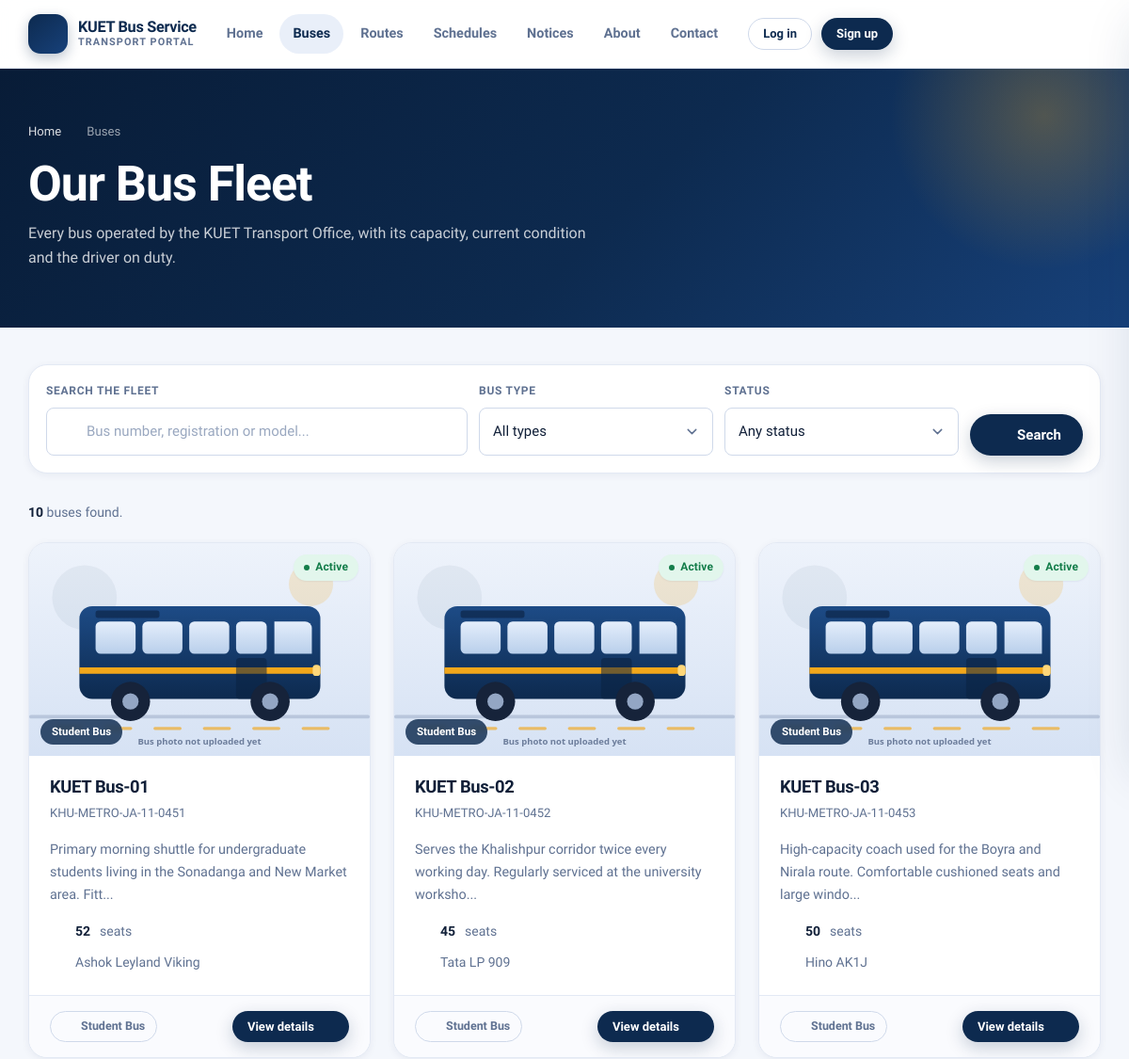
The page /buses.php (upper part) on the database as committed earlier.
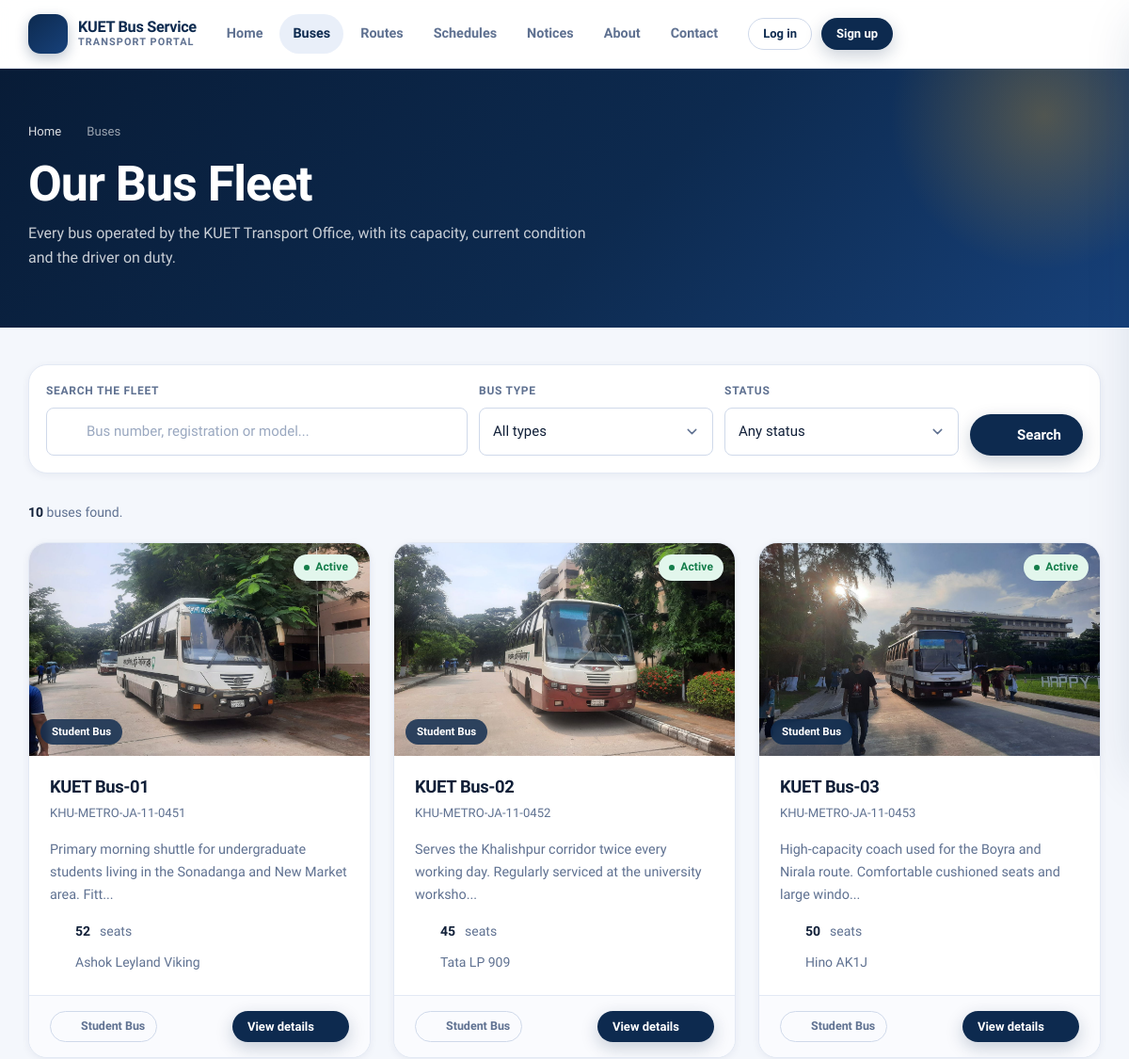
The same page on the database as committed later.
### tables this page shows
CREATE TABLE `buses` (
    `id`             INT UNSIGNED NOT NULL AUTO_INCREMENT,
    `bus_name`       VARCHAR(80)  NOT NULL,        
    `reg_number`     VARCHAR(40)  NOT NULL,        
    `model`          VARCHAR(80)      NULL,
    `capacity`       SMALLINT UNSIGNED NOT NULL DEFAULT 40,
    `bus_type`       ENUM('Regular','Student Bus','Faculty Bus (AC)','Faculty Bus (Non AC)')
                     NOT NULL DEFAULT 'Regular',
    `status`         ENUM('Active','Maintenance','Inactive') NOT NULL DEFAULT 'Active',
    `driver_name`    VARCHAR(80)      NULL,
    `driver_contact` VARCHAR(20)      NULL,
    `description`    TEXT             NULL,
    `image`          VARCHAR(255)     NULL,        
    `created_at`     TIMESTAMP    NOT NULL DEFAULT CURRENT_TIMESTAMP,
    `updated_at`     TIMESTAMP    NOT NULL DEFAULT CURRENT_TIMESTAMP ON UPDATE CURRENT_TIMESTAMP,
    PRIMARY KEY (`id`),
    UNIQUE KEY `uq_buses_reg` (`reg_number`),
    KEY `idx_buses_status` (`status`),
    KEY `idx_buses_type` (`bus_type`)
);

### includes/auth.php (called while the page is built, shortened)
<?php
function isLoggedIn(): bool
{
    return !empty($_SESSION['user_id']);
}
function currentUser(): ?array
{
    if (!isLoggedIn()) {
        return null;
    }
    $user = fetchOne(
        'SELECT id, full_name, email, student_id, department, phone, role FROM users WHERE id = ?',
        [(int) $_SESSION['user_id']]
    );
    return $user;
}

### config/database.php (called while the page is built, shortened)
<?php
function db(): PDO
{
    static $pdo = null;
    if ($pdo instanceof PDO) {
        return $pdo;
    }
    $dsn = 'mysql:host=' . DB_HOST . ';port=' . DB_PORT . ';dbname=' . DB_NAME . ';charset=' . DB_CHARSET;
    $options = [
        PDO::ATTR_ERRMODE            => PDO::ERRMODE_EXCEPTION,
        PDO::ATTR_DEFAULT_FETCH_MODE => PDO::FETCH_ASSOC,
        PDO::ATTR_EMULATE_PREPARES   => false,
        PDO::ATTR_STRINGIFY_FETCHES  => false,
    ];
    try {
        $pdo = new PDO($dsn, DB_USER, DB_PASS, $options);
    } catch (PDOException $e) {
        error_log('[DB] ' . $e->getMessage());
        http_response_code(500);
        $detail = APP_DEBUG ? htmlspecialchars($e->getMessage(), ENT_QUOTES, 'UTF-8') : '';
        die(
            '<!doctype html><html lang="en"><head><meta charset="utf-8">'
            . '<meta name="viewport" content="width=device-width, initial-scale=1">'
            . '<title>Database unavailable</title>'
            . '<style>body{font-family:system-ui,Segoe UI,Arial,sans-serif;background:#f4f6fb;color:#102a53;'
            . 'display:flex;min-height:100vh;align-items:center;justify-content:center;margin:0;padding:24px}'
            . '.box{background:#fff;max-width:560px;padding:40px;border-radius:18px;'
            . 'box-shadow:0 20px 45px rgba(16,42,83,.12)}h1{margin:0 0 12px;font-size:22px}'
            . 'code{background:#eef2f9;padding:2px 6px;border-radius:6px;font-size:13px}'
            . 'li{margin-bottom:6px;line-height:1.6}</style></head><body><div class="box">'
            . '<h1>Cannot connect to the database</h1>'
            . '<p>The site could not reach the MySQL server. Please check the following:</p><ul>'
            . '<li>XAMPP &rarr; MySQL module is <strong>running</strong>.</li>'
            . '<li>MySQL is listening on port <code>' . DB_PORT . '</code>.</li>'
            . '<li>The database <code>' . DB_NAME . '</code> has been imported from '
            . '<code>database/university_bus_service.sql</code>.</li>'
            . '</ul>' . ($detail ? '<p><small>' . $detail . '</small></p>' : '')
            . '</div></body></html>'
        );
    }
    return $pdo;
}

### buses.php (the view, shortened to what this page needs)
<?php
$search = get('q');
$page   = max(1, (int) get('page', 1));
$where  = [];
$params = [];
$whereSql = $where ? ' WHERE ' . implode(' AND ', $where) : '';
$total  = (int) fetchValue('SELECT COUNT(*) FROM buses' . $whereSql, $params);
$pages  = max(1, (int) ceil($total / ITEMS_PER_PAGE));
$page   = min($page, $pages);
$offset = ($page - 1) * ITEMS_PER_PAGE;
$buses = fetchAll(
    'SELECT id, bus_name, reg_number, model, capacity, bus_type, status, description, image
       FROM buses' . $whereSql . '
      ORDER BY FIELD(status, ?, ?, ?), bus_name ASC
      LIMIT ' . (int) ITEMS_PER_PAGE . ' OFFSET ' . (int) $offset,
    array_merge($params, ['Active', 'Maintenance', 'Inactive'])
);
require_once __DIR__ . '/includes/header.php';
?>
<section class="page-header">
    <div class="container">
        <ul class="breadcrumb">
            <li><a href="<?= e(url('index.php')) ?>">Home</a></li>
            <li><?= icon('chevron') ?></li>
            <li aria-current="page">Buses</li>
        </ul>
        <h1>Our Bus Fleet</h1>
        <p>
            Every bus operated by the <?= e(UNIVERSITY_SHORT) ?> Transport Office, with its
            capacity, current condition and the driver on duty.
        </p>
    </div>
</section>
<section class="section section--tight">
    <div class="container">
        <div class="filter-bar">
            <form method="get" action="<?= e(url('buses.php')) ?>" role="search">
                <div class="field search-field">
                    <label class="field__label" for="q">Search the fleet</label>
                    <input class="input" type="search" id="q" name="q"
                           value="<?= e($search) ?>"
                           placeholder="Bus number, registration or model...">
                </div>
                <div class="field">
                    <label class="field__label" for="type">Bus type</label>
                    <select class="select" id="type" name="type" data-auto-submit>
                        <option value="">All types</option>
                    </select>
                </div>
                <div class="field">
                    <label class="field__label" for="status">Status</label>
                    <select class="select" id="status" name="status" data-auto-submit>
                        <option value="">Any status</option>
                    </select>
                </div>
                <div class="filter-actions">
                    <button class="btn btn--primary" type="submit"><?= icon('search') ?> Search</button>
                </div>
            </form>
        </div>
        <p class="result-count">
            <strong><?= e($total) ?></strong>
            <?= $total === 1 ? 'bus' : 'buses' ?> found<?= $search !== '' ? ' for "' . e($search) . '"' : '' ?>.
        </p>
        <?php if ($buses): ?>
            <div class="grid grid--cards">
                <?php foreach ($buses as $bus): ?>
                    <article class="card card--hover reveal">
                        <div class="card__media">
                            <img src="<?= e(busImage($bus['image'])) ?>"
                                 alt="Photo of <?= e($bus['bus_name']) ?>" loading="lazy">
                            <span class="badge <?= e(statusClass($bus['status'])) ?> card__media-badge">
                                <?= e($bus['status']) ?>
                            </span>
                            <span class="card__media-tag"><?= e($bus['bus_type']) ?></span>
                        </div>
                        <div class="card__body">
                            <h2 class="card__title">
                                <a href="<?= e(url('bus-details.php?id=' . (int) $bus['id'])) ?>">
                                    <?= e($bus['bus_name']) ?>
                                </a>
                            </h2>
                            <p class="text-muted" style="font-size:.82rem;"><?= e($bus['reg_number']) ?></p>
                            <p class="card__text">
                                <?= e(excerpt($bus['description'], 100) ?: 'No description has been added for this bus yet.') ?>
                            </p>
                            <ul class="meta-list">
                                <li><?= icon('seat') ?> <strong><?= e($bus['capacity']) ?></strong> seats</li>
                                <li><?= icon('bus') ?> <?= e($bus['model'] ?: 'Model not recorded') ?></li>
                            </ul>
                        </div>
                        <div class="card__foot">
                            <span class="chip chip--outline"><?= icon('bus') ?> <?= e($bus['bus_type']) ?></span>
                            <a class="btn btn--primary btn--sm"
                               href="<?= e(url('bus-details.php?id=' . (int) $bus['id'])) ?>">
                                View details <?= icon('chevron') ?>
                            </a>
                        </div>
                    </article>
                <?php endforeach; ?>
            </div>
        <?php endif; ?>
    </div>
</section>
<?php require_once __DIR__ . '/includes/footer.php'; ?>

### includes/header.php (shortened to what this page needs)
<?php
$user            = currentUser();
$navItems = [
    ['file' => 'index.php',         'label' => 'Home',      'icon' => 'grid'],
    ['file' => 'buses.php',         'label' => 'Buses',     'icon' => 'bus'],
    ['file' => 'routes.php',        'label' => 'Routes',    'icon' => 'route'],
    ['file' => 'schedules.php',     'label' => 'Schedules', 'icon' => 'clock'],
    ['file' => 'announcements.php', 'label' => 'Notices',   'icon' => 'megaphone'],
    ['file' => 'about.php',         'label' => 'About',     'icon' => 'info'],
    ['file' => 'contact.php',       'label' => 'Contact',   'icon' => 'mail'],
];
$navAliases = [
    'bus-details.php'          => 'buses.php',
    'route-details.php'        => 'routes.php',
    'announcement-details.php' => 'announcements.php',
];
$activeNav = $navAliases[currentPage()] ?? currentPage();
?>
<!doctype html>
<html lang="en">
<head>
    <link rel="stylesheet" href="<?= e(asset('assets/css/style.css')) ?>">
    <link rel="stylesheet" href="<?= e(asset('assets/css/responsive.css')) ?>">
</head>
<body class="site">
<header class="navbar" id="navbar">
    <div class="container navbar__inner">
        <a class="brand" href="<?= e(url('index.php')) ?>">
            <span class="brand__mark"><?= icon('bus') ?></span>
            <span class="brand__text">
                <b><?= e(UNIVERSITY_SHORT) ?> Bus Service</b>
                <span>Transport Portal</span>
            </span>
        </a>
        <nav aria-label="Main navigation">
            <ul class="nav-links">
                <?php foreach ($navItems as $item): ?>
                    <li>
                        <a href="<?= e(url($item['file'])) ?>"
                           class="<?= $activeNav === $item['file'] ? 'active' : '' ?>"
                           <?= $activeNav === $item['file'] ? 'aria-current="page"' : '' ?>>
                            <?= e($item['label']) ?>
                        </a>
                    </li>
                <?php endforeach; ?>
            </ul>
        </nav>
        <div class="nav-actions">
            <?php if ($user): ?>
                <?php if (isAdmin()): ?>
                    <a class="btn btn--outline btn--sm" href="<?= e(url('admin/index.php')) ?>">
                        <?= icon('settings') ?> Admin Panel
                    </a>
                <?php endif; ?>
                <span class="nav-user" title="<?= e($user['email']) ?>">
                    <span class="nav-user__avatar" aria-hidden="true"><?= e(strtoupper(mb_substr($user['full_name'], 0, 1))) ?></span>
                    <?= e(explode(' ', $user['full_name'])[0]) ?>
                </span>
                <a class="btn btn--primary btn--sm" href="<?= e(url('logout.php')) ?>">
                    <?= icon('logout') ?> Logout
                </a>
            <?php else: ?>
                <a class="btn btn--outline btn--sm" href="<?= e(url('login.php')) ?>">Log in</a>
                <a class="btn btn--primary btn--sm" href="<?= e(url('register.php')) ?>">Sign up</a>
            <?php endif; ?>
        </div>
    </div>
</header>
<main id="main" class="page">

### includes/functions.php (shortened to what this page needs)
<?php
function e($value): string
{
    return htmlspecialchars((string) $value, ENT_QUOTES | ENT_SUBSTITUTE, 'UTF-8');
}
function url(string $path = ''): string
{
    return BASE_URL . ltrim($path, '/');
}
function asset(string $path): string
{
    $relative = ltrim($path, '/');
    $file     = APP_ROOT . DIRECTORY_SEPARATOR . strtr($relative, chr(47), DIRECTORY_SEPARATOR);
    $version  = is_file($file) ? filemtime($file) : 1;
    return url($relative) . '?v=' . $version;
}
function get(string $key, $default = '')
{
    return isset($_GET[$key]) ? clean($_GET[$key]) : $default;
}
function currentPage(): string
{
    return basename($_SERVER['SCRIPT_NAME']);
}
function isBlank($value): bool
{
    return $value === null || trim((string) $value) === '';
}
function q(string $sql, array $params = []): PDOStatement
{
    $stmt = db()->prepare($sql);
    $stmt->execute($params);
    return $stmt;
}
function fetchAll(string $sql, array $params = []): array
{
    return q($sql, $params)->fetchAll();
}
function fetchValue(string $sql, array $params = [], $default = 0)
{
    $value = q($sql, $params)->fetchColumn();
    return $value === false ? $default : $value;
}
function excerpt(?string $text, int $limit = 120): string
{
    $text = trim(preg_replace('/[[:space:]]+/', ' ', strip_tags((string) $text)));
    if (mb_strlen($text) <= $limit) {
        return $text;
    }
    return mb_substr($text, 0, $limit) . '...';
}
function statusClass(string $status): string
{
    switch (strtolower($status)) {
        case 'active':
        case 'published':
            return 'badge--success';
        case 'maintenance':
        case 'draft':
        case 'suspended':
        case 'important':
            return 'badge--warning';
    }
}
function busImage(?string $file): string
{
    if (!isBlank($file) && is_file(UPLOAD_DIR . DIRECTORY_SEPARATOR . basename($file))) {
        return UPLOAD_URL . rawurlencode(basename($file));
    }
    return PLACEHOLDER_BUS;
}
function icon(string $name, string $class = 'icon'): string
{
    static $paths = null;
    $path = $paths[$name] ?? $paths['info'];
    return '<svg class="' . e($class) . '" viewBox="0 0 24 24" fill="none" stroke="currentColor" '
        . 'stroke-width="1.7" stroke-linecap="round" stroke-linejoin="round" aria-hidden="true" '
        . 'focusable="false">' . $path . '</svg>';
}

### includes/footer.php (shortened to what this page needs)
</main>
</body>
</html>

### assets/css/responsive.css (style rules this page uses)
@media (max-width: 1200px) { :root { --section-y: 66px; } }

Rows that differ between the two databases and show on the page:
changed buses "KUET Bus-01": image: picture added in place of a placeholder
changed buses "KUET Bus-02": image: picture added in place of a placeholder
changed buses "KUET Bus-03": image: picture added in place of a placeholder
